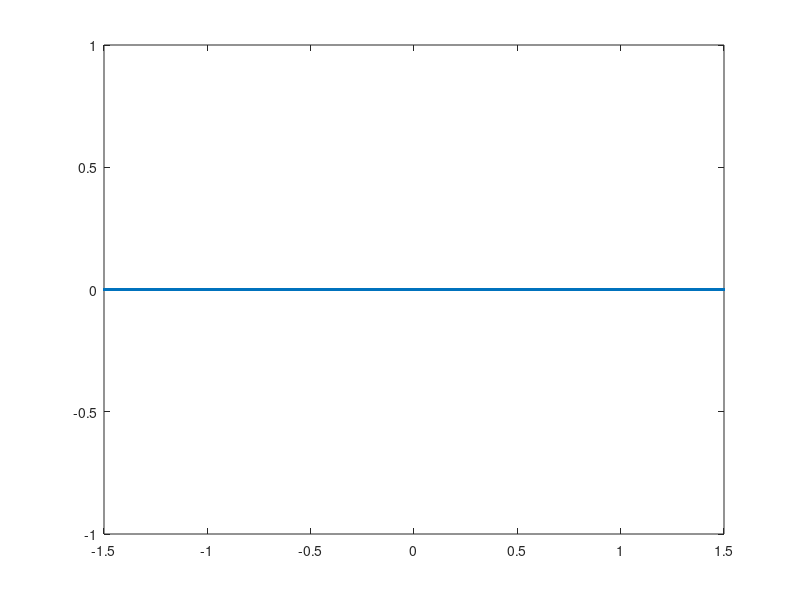

MATLAB code for this plot:
%% ---------------------------------------------------------------------
%%
%% Copyright (c) 2016 - 2016 by the IBAMR developers
%% All rights reserved.
%%
%% This file is part of IBAMR.
%%
%% IBAMR is free software and is distributed under the 3-clause BSD
%% license. The full text of the license can be found in the file
%% COPYRIGHT at the top level directory of IBAMR.
%%
%% ---------------------------------------------------------------------

no_vertices = 32*4*4*2;
Lx = 3;
dx = Lx/no_vertices;

y_array(1:no_vertices) = 0.0;

x_0 = -Lx/2 + dx/2;
for i = 0:(no_vertices-1)
    x_array(i+1) = x_0 + i*dx;
end

plot(x_array, y_array,'.')

fid = fopen('../stokes_plate.vertex','wt');

fprintf(fid,'%d\n', no_vertices);

for i = 1:no_vertices
    fprintf(fid, '%12.7E\t%12.7E\n',x_array(i),y_array(i));
end

fclose(fid);
